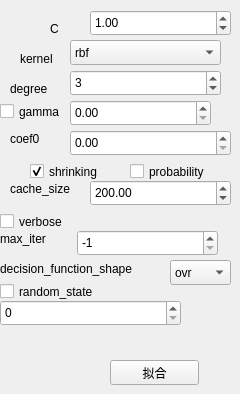
         <widget class="QWidget" name="page_44">
          <widget class="QPushButton" name="model_classifier_SVM_Classifier">
           <property name="geometry">
            <rect>
             <x>110</x>
             <y>360</y>
             <width>89</width>
             <height>25</height>
            </rect>
           </property>
           <property name="text">
            <string>拟合</string>
           </property>
          </widget>
          <widget class="QLabel" name="label_39">
           <property name="geometry">
            <rect>
             <x>50</x>
             <y>20</y>
             <width>31</width>
             <height>17</height>
            </rect>
           </property>
           <property name="text">
            <string>C</string>
           </property>
          </widget>
          <widget class="QDoubleSpinBox" name="doubleSpinBox_classifier_SVM_SVC_C">
           <property name="geometry">
            <rect>
             <x>90</x>
             <y>10</y>
             <width>141</width>
             <height>26</height>
            </rect>
           </property>
           <property name="maximum">
            <double>9999999999999.000000000000000</double>
           </property>
           <property name="value">
            <double>1.000000000000000</double>
           </property>
          </widget>
          <widget class="QComboBox" name="comboBox_classifier_SVM_SVC_kernel">
           <property name="geometry">
            <rect>
             <x>70</x>
             <y>40</y>
             <width>151</width>
             <height>25</height>
            </rect>
           </property>
           <item>
            <property name="text">
             <string>rbf</string>
            </property>
           </item>
           <item>
            <property name="text">
             <string>linear</string>
            </property>
           </item>
           <item>
            <property name="text">
             <string>poly</string>
            </property>
           </item>
           <item>
            <property name="text">
             <string>sigmoid</string>
            </property>
           </item>
           <item>
            <property name="text">
             <string>precomputed</string>
            </property>
           </item>
          </widget>
          <widget class="QSpinBox" name="spinBox_classifier_SVM_SVC_degree">
           <property name="geometry">
            <rect>
             <x>70</x>
             <y>70</y>
             <width>151</width>
             <height>26</height>
            </rect>
           </property>
           <property name="maximum">
            <number>999999999</number>
           </property>
           <property name="value">
            <number>3</number>
           </property>
          </widget>
          <widget class="QDoubleSpinBox" name="doubleSpinBox_classifier_SVM_SVC_gamma">
           <property name="geometry">
            <rect>
             <x>70</x>
             <y>100</y>
             <width>141</width>
             <height>26</height>
            </rect>
           </property>
           <property name="maximum">
            <double>999999999999999.000000000000000</double>
           </property>
          </widget>
          <widget class="QDoubleSpinBox" name="doubleSpinBox_classifier_SVM_SVC_coef0">
           <property name="geometry">
            <rect>
             <x>70</x>
             <y>130</y>
             <width>161</width>
             <height>26</height>
            </rect>
           </property>
           <property name="maximum">
            <double>999999999999.000000000000000</double>
           </property>
          </widget>
          <widget class="QCheckBox" name="checkBox_classifier_SVM_SVC_probability">
           <property name="geometry">
            <rect>
             <x>130</x>
             <y>160</y>
             <width>101</width>
             <height>23</height>
            </rect>
           </property>
           <property name="text">
            <string>probability</string>
           </property>
          </widget>
          <widget class="QLabel" name="label_41">
           <property name="geometry">
            <rect>
             <x>20</x>
             <y>50</y>
             <width>51</width>
             <height>17</height>
            </rect>
           </property>
           <property name="text">
            <string>kernel</string>
           </property>
          </widget>
          <widget class="QLabel" name="label_42">
           <property name="geometry">
            <rect>
             <x>10</x>
             <y>80</y>
             <width>67</width>
             <height>17</height>
            </rect>
           </property>
           <property name="text">
            <string>degree</string>
           </property>
          </widget>
          <widget class="QCheckBox" name="checkBox_classifier_SVM_SVC_gamma">
           <property name="geometry">
            <rect>
             <x>0</x>
             <y>100</y>
             <width>71</width>
             <height>23</height>
            </rect>
           </property>
           <property name="text">
            <string>gamma</string>
           </property>
          </widget>
          <widget class="QLabel" name="label_43">
           <property name="geometry">
            <rect>
             <x>10</x>
             <y>130</y>
             <width>67</width>
             <height>17</height>
            </rect>
           </property>
           <property name="text">
            <string>coef0</string>
           </property>
          </widget>
          <widget class="QCheckBox" name="checkBox_classifier_SVM_SVC_shrinking">
           <property name="geometry">
            <rect>
             <x>30</x>
             <y>160</y>
             <width>92</width>
             <height>23</height>
            </rect>
           </property>
           <property name="text">
            <string>shrinking</string>
           </property>
           <property name="checked">
            <bool>true</bool>
           </property>
          </widget>
          <widget class="QLabel" name="label_44">
           <property name="geometry">
            <rect>
             <x>10</x>
             <y>180</y>
             <width>81</width>
             <height>17</height>
            </rect>
           </property>
           <property name="text">
            <string>cache_size</string>
           </property>
          </widget>
          <widget class="QDoubleSpinBox" name="doubleSpinBox_classifier_SVM_SVC_cache_size">
           <property name="geometry">
            <rect>
             <x>90</x>
             <y>180</y>
             <width>141</width>
             <height>26</height>
            </rect>
           </property>
           <property name="maximum">
            <double>99999999999999.000000000000000</double>
           </property>
           <property name="value">
            <double>200.000000000000000</double>
           </property>
          </widget>
          <widget class="QCheckBox" name="checkBox_classifier_SVM_SVC_verbose">
           <property name="geometry">
            <rect>
             <x>0</x>
             <y>210</y>
             <width>92</width>
             <height>23</height>
            </rect>
           </property>
           <property name="text">
            <string>verbose</string>
           </property>
          </widget>
          <widget class="QLabel" name="label_45">
           <property name="geometry">
            <rect>
             <x>0</x>
             <y>230</y>
             <width>67</width>
             <height>17</height>
            </rect>
           </property>
           <property name="text">
            <string>max_iter</string>
           </property>
          </widget>
          <widget class="QSpinBox" name="spinBox_classifier_SVM_SVC_max_iter">
           <property name="geometry">
            <rect>
             <x>77</x>
             <y>230</y>
             <width>141</width>
             <height>26</height>
            </rect>
           </property>
           <property name="minimum">
            <number>-1</number>
           </property>
           <property name="maximum">
            <number>999999999</number>
           </property>
           <property name="value">
            <number>-1</number>
           </property>
          </widget>
          <widget class="QLabel" name="label_46">
           <property name="geometry">
            <rect>
             <x>0</x>
             <y>260</y>
             <width>171</width>
             <height>17</height>
            </rect>
           </property>
           <property name="text">
            <string>decision_function_shape </string>
           </property>
          </widget>
          <widget class="QComboBox" name="comboBox_classifier_SVM_SVC_decision_function_shape">
           <property name="geometry">
            <rect>
             <x>170</x>
             <y>260</y>
             <width>61</width>
             <height>25</height>
            </rect>
           </property>
           <item>
            <property name="text">
             <string>ovr</string>
            </property>
           </item>
           <item>
            <property name="text">
             <string>ovo</string>
            </property>
           </item>
          </widget>
          <widget class="QCheckBox" name="checkBox_classifier_SVM_SVC_random_state">
           <property name="geometry">
            <rect>
             <x>0</x>
             <y>280</y>
             <width>121</width>
             <height>23</height>
            </rect>
           </property>
           <property name="text">
            <string>random_state</string>
           </property>
          </widget>
          <widget class="QSpinBox" name="spinBox_classifier_SVM_SVC_random_state">
           <property name="geometry">
            <rect>
             <x>0</x>
             <y>300</y>
             <width>181</width>
             <height>26</height>
            </rect>
           </property>
           <property name="maximum">
            <number>999999999</number>
           </property>
          </widget>
         </widget>
